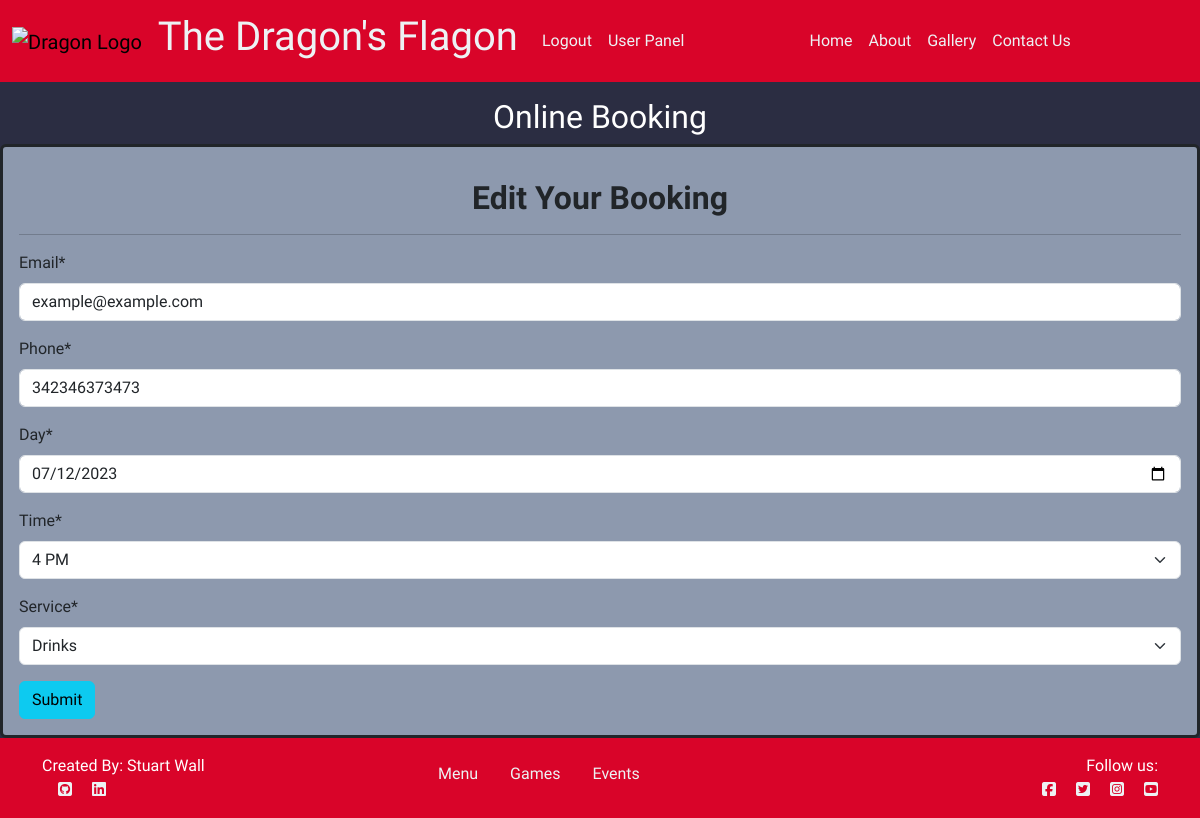
Page /booking/booking-edit/22 (signed in) on the committed database.
### booking/models.py (models this page shows, shortened)
class TableBooking(models.Model):
    user = models.ForeignKey(
        User,
        on_delete=models.CASCADE,
        null=True,
        blank=True
        )
    email = models.EmailField()
    service = models.CharField(
        max_length=50,
        choices=SERVICE_CHOICES,
        default="Drinks"
        )
    phone = models.BigIntegerField()
    day = models.DateField(
        default=datetime.now
        )
    time = models.CharField(
        max_length=10,
        choices=TIME_CHOICES,
        default="12 PM")
    time_booked = models.DateTimeField(
        default=datetime.now,
        blank=True)

### booking/views.py (the view)
def booking_edit(request, booking_id=None):
    user = request.user
    instance = TableBooking.objects.get(pk=booking_id)
    if instance.user != user:
        raise PermissionDenied()
    form = BookingForm(request.POST or None, instance=instance)
    if request.POST and form.is_valid():
        booking = form.save(commit=False)
        booking.user = user
        booking.save()
        messages.success(request, "Booking updated.")
        return redirect('booking:user-panel')
    context = {
        'user': user,
        'booking_form': form,
        'booking': instance
    }
    return render(request, 'booking_edit.html', context)

### booking/forms.py (shortened to what this page needs)
class BookingForm(forms.ModelForm):
    def __init__(self, *args, **kwargs):
        super().__init__(*args, **kwargs)
        self.helper = FormHelper(self)
    class Meta:
        model = TableBooking
        fields = ('email', 'phone', 'day', 'time', 'service')
        widgets = {
            'day': forms.DateInput(attrs={'type': 'date'}),
        }

### templates/booking_edit.html (shortened to what this page needs)
{% extends 'base.html' %}
{% load crispy_forms_tags %}
{% load static %}
{% block content %}
{% if user.is_authenticated %}
<div
  class="row container-fluid d-flex align-items-center text-center text-white mx-auto"
>
  <h2 class="text-center mt-3">Online Booking</h2>
</div>
<div
  class="col-12 p-3 rounded booking-card contact-area border border-dark border-3"
>
  {% if not user.is_authenticated %}
  <h2>Book</h2>
  <p>Please login to Book</p>
  <button class="btn btn-info" type="submit">
    <a class="text-black" href="{% url 'account_login' %}">Go to Login Page</a>
  </button>
  {% else %}
  {% if user.is_authenticated %}
  <div class="row text-center">
    <div class="col-12">
      <h2 class="fw-bold mt-3">Edit Your Booking</h2>
      <hr />
    </div>
  </div>
  <form method="POST" enctype="multipart/form-data">
    {{ booking_form| crispy }}
    <button class="btn btn-info" type="submit">Submit</button>
  </form>
  {% endif %}
  {% endif %}
</div>
{% endif %}
{% endblock %}

### static/css/style.css (style rules this page uses)
body { background-color: #2B2D42; font-family: 'MedievalSharp', cursive; }
.contact-area { background-color: #8D99AE; }
.btn { outline: none; color: black; box-shadow: 0 0 0 0; }

### rows in the picture
TableBooking: email "example@example.com", phone "342346373473", day "07/12/2023", time "4 PM", service "Drinks"
